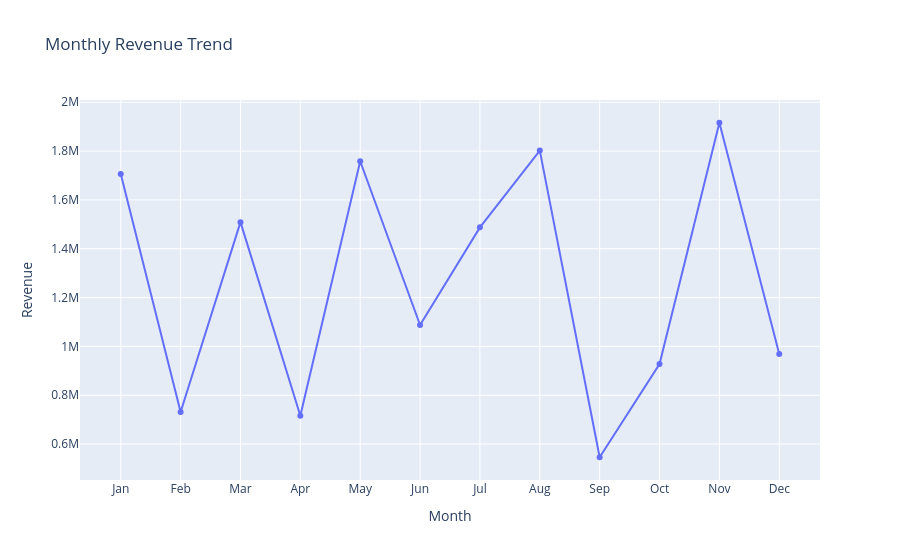

The cell this chart's notebook holds for it:
### Code cell
## Create a line chart showing revenue trends. ##
line_chart = px.line(
                revenue_df,
                x="Month",
                y="Revenue",
                title="Monthly Revenue Trend",
                markers=True)
line_chart.show()

### Figure 1 — Plotly figure (JSON) as saved in the notebook; plotly's stock layout.template omitted (floating-point values rounded to 4 significant figures)
{"data": [{"hovertemplate": "Month=%{x}<br>Revenue=%{y}<extra></extra>", "legendgroup": "", "line": {"color": "#636efa", "dash": "solid"}, "marker": {"symbol": "circle"}, "mode": "lines+markers", "name": "", "orientation": "v", "showlegend": false, "type": "scatter", "x": ["Jan", "Feb", "Mar", "Apr", "May", "Jun", "Jul", "Aug", "Sep", "Oct", "Nov", "Dec"], "xaxis": "x", "y": [1706283, 731599, 1508941, 716241, 1758324, 1087721, 1487667, 1802067, 546029, 928043, 1916150, 969375], "yaxis": "y"}], "layout": {"legend": {"tracegroupgap": 0}, "title": {"text": "Monthly Revenue Trend"}, "xaxis": {"anchor": "y", "domain": [0, 1], "title": {"text": "Month"}}, "yaxis": {"anchor": "x", "domain": [0, 1], "title": {"text": "Revenue"}}}}
